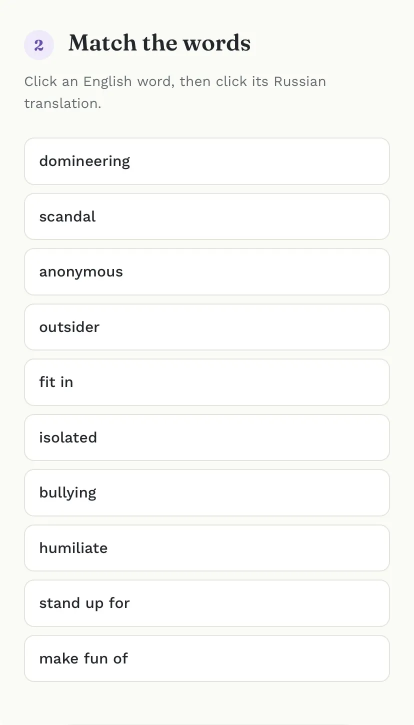
#> input picture wetalk-img/ms-2.webp, 828 x 1450 px, given in place of shell_cut.png, which was not available (shown at 1/2 size)
$ python shell_card.py ../../wetalk-img/ms-2.webp
#> lines starting #> are read from the running program, lines starting #| are printed output that depends on the picture
"""Ракушка: стираем «Salt & Silk» с карточки и выдавливаем свою фразу (Times New Roman Italic, тиснение)."""
import os, sys
import numpy as np
from PIL import Image, ImageDraw, ImageFont, ImageFilter

ROOT = os.path.join(os.path.dirname(os.path.abspath(__file__)), "..")
S = os.path.join(ROOT, "shell")
PHRASE = sys.argv[1] if len(sys.argv) > 1 else "How do you see me?"
X0, Y0, X1, Y1 = 488, 818, 1028, 1102          # карточка
IN = 10                                         # отступ от края карточки

im = Image.open(os.path.join(S, "shell_cut.png")).convert("RGBA")
a = np.asarray(im).astype(np.float32)
x0, y0, x1, y1 = X0 + IN, Y0 + IN, X1 - IN, Y1 - IN
card = a[y0:y1, x0:x1, :3]
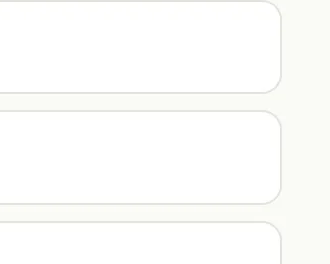
#> card: shape (264, 330, 3) float32; mean R, G, B 252.9, 253.2, 251.4
h, w = card.shape[:2]
#> h = 264; w = 330
# гладкая подложка: билинейная интерполяция по краевым полосам (без текста)
top, bot = card[:12].mean(0), card[-12:].mean(0)
#> top = 330 rows, first 8: [250, 250.1, 247.5], [250, 250.1, 247.5], [250, 250, 248.8], [250, 250, 248.8], [250, 250, 248.8], [250, 250, 248.8], [250, 250, 248.8], [250, 250, 248.8]; bot = 330 rows, first 8: [255, 255, 255], [255, 255, 255], [255, 255, 255], [255, 255, 255], [255, 255, 255], [255, 255, 255], [255, 255, 255], [255, 255, 255]
left, right = card[:, :12].mean(1), card[:, -12:].mean(1)
#> left = 264 rows, first 8: [226, 226.2, 223.7], [224, 224, 221.7], [255, 255, 254.7], [255, 255, 252.7], [255, 255, 253.3], [255, 255, 253.3], [255, 255, 253.3], [255, 255, 253.3]; right = 264 rows, first 8: [250, 251, 246], [250, 251, 246], [250, 251, 246], [250, 251, 246], [250, 251, 246], [250, 251, 246], [250, 251, 246], [250, 251, 246]
yy = np.linspace(0, 1, h)[:, None, None]; xx = np.linspace(0, 1, w)[None, :, None]
#> after `yy = np.linspace(0, 1, h)[:, None, None]`: yy = 264 values from 0 to 1
#> after `xx = np.linspace(0, 1, w)[None, :, None]`: xx = 330 values from 0 to 1
v = top[None] * (1 - yy) + bot[None] * yy
hz = left[:, None] * (1 - xx) + right[:, None] * xx
base = (v + hz) / 2
base += np.random.default_rng(2).normal(0, 1.6, (h, w, 1))
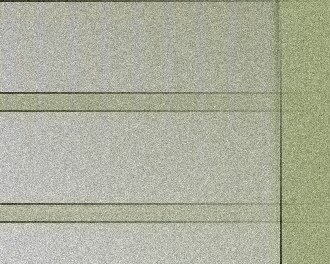
#> base: shape (264, 330, 3) float64; mean of channels 0, 1, 2 251.8, 252.2, 249.9; drawn with min black and max white
a[y0:y1, x0:x1, :3] = base

# тиснение
fnt = ImageFont.truetype(os.path.join(ROOT, "fonts", "PinyonScript-Regular.ttf"), 64)
m = Image.new("L", (w, h), 0); d = ImageDraw.Draw(m)
#> after `m = Image.new('L', (w, h), 0)`: m: PIL image 330x264 L; every value is 0
d.text((w / 2, h / 2), PHRASE, font=fnt, fill=255, anchor="mm")
m = m.filter(ImageFilter.GaussianBlur(0.6))
M = np.asarray(m).astype(np.float32) / 255
hi = np.roll(np.roll(M, -2, 0), -2, 1); sh = np.roll(np.roll(M, 2, 0), 2, 1)
hi = np.asarray(Image.fromarray((hi * 255).astype(np.uint8)).filter(ImageFilter.GaussianBlur(1.2))).astype(np.float32) / 255
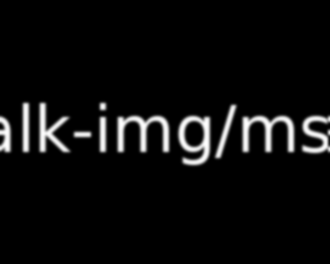
#> hi: shape (264, 330) float32; min 0, max 1, mean 0.0504
sh = np.asarray(Image.fromarray((sh * 255).astype(np.uint8)).filter(ImageFilter.GaussianBlur(1.6))).astype(np.float32) / 255
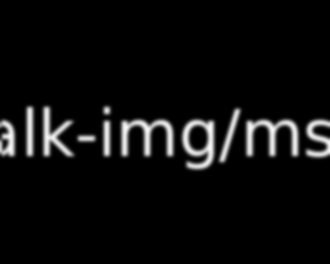
#> sh: shape (264, 330) float32; min 0, max 0.973, mean 0.0505
reg = a[y0:y1, x0:x1, :3]
reg = reg + (255 - reg) * (hi * 0.55)[..., None]      # свет сверху-слева
reg = reg * (1 - (sh * 0.22)[..., None])               # тень снизу-справа
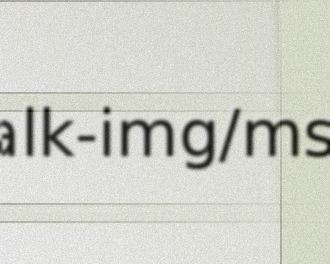
#> reg: shape (264, 330, 3) float32; mean R, G, B 249.1, 249.5, 247.3; drawn with min black and max white
reg = reg * (1 - M * 0.04)[..., None] + M[..., None] * 3
a[y0:y1, x0:x1, :3] = np.clip(reg, 0, 255)
out = Image.fromarray(a.astype(np.uint8), "RGBA")
out.save(os.path.join(S, "shell_final.png"))
bg = Image.new("RGBA", out.size, (210, 206, 195, 255)); bg.alpha_composite(out)
#> after `bg = Image.new('RGBA', out.size, (210, 206, 195, 255))`:
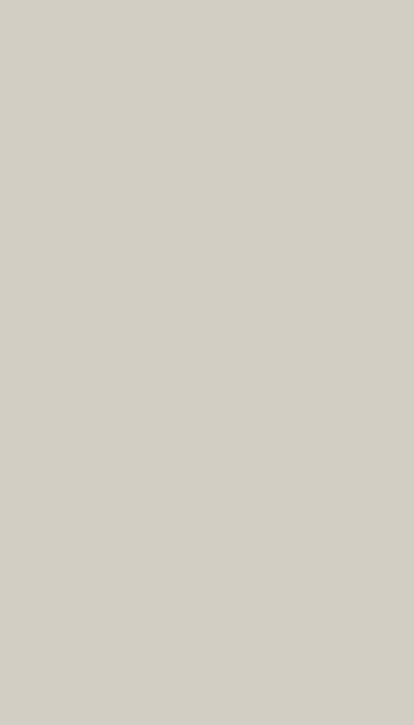
#> bg: PIL image 828x1450 RGBA (shown at 1/2 size); mean R, G, B, A 210, 206, 195, 255
bg.crop((400, 720, 1100, 1180)).convert("RGB").save(os.path.join(S, "card_preview.jpg"), quality=92)
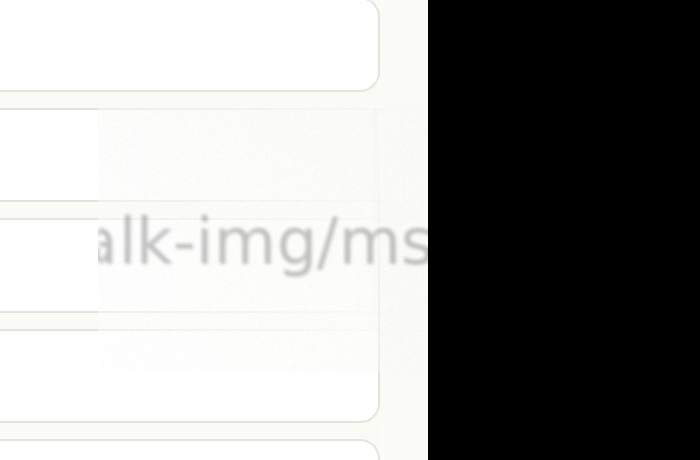
#> saved as card_preview.jpg: PIL image 700x460 RGB; mean R, G, B 153.4, 153.6, 152.5
print("ok")

$ run again, on wetalk-img/ms-3.webp
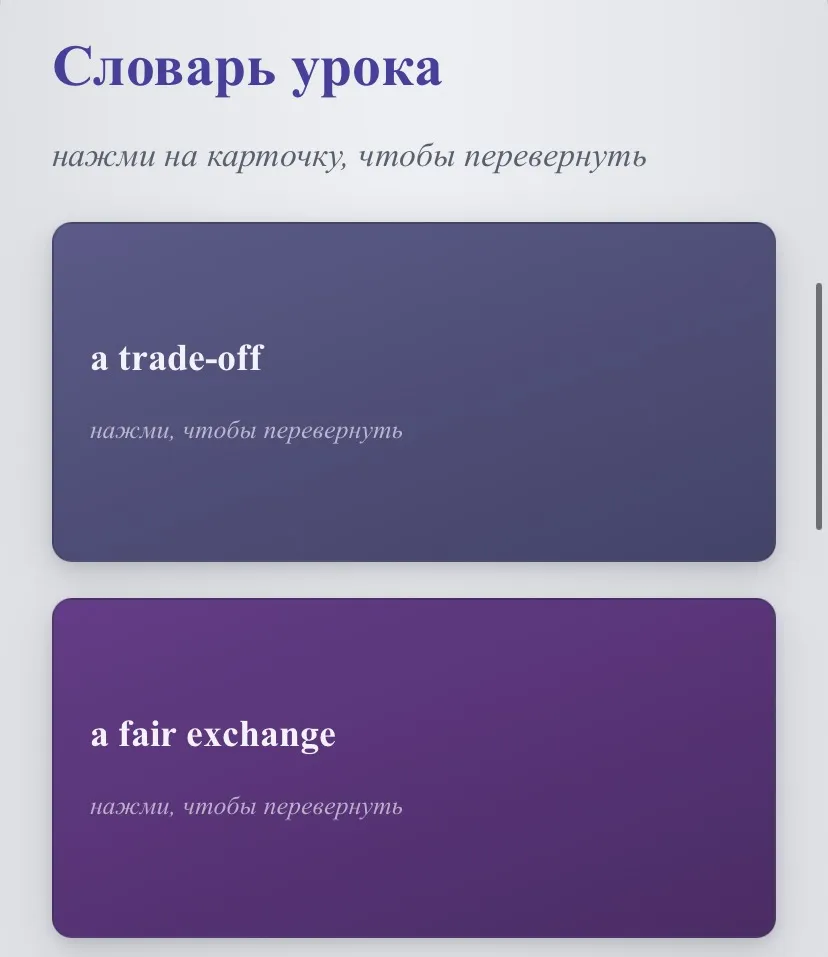
#> input picture wetalk-img/ms-3.webp, 828 x 957 px, given in place of shell_cut.png, which was not available
#> `card = a[y0:y1, x0:x1, :3]`:
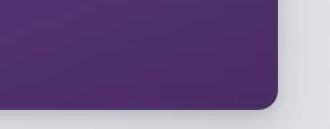
#> card: shape (129, 330, 3) float32; mean R, G, B 116.2, 94.2, 138.2
#> top = 330 rows, first 8: [82.67, 48.67, 113], [82.67, 48.67, 113], [82.67, 48.67, 113], [82.67, 48.67, 113], [82.67, 48.67, 113], [82.67, 48.67, 113], [82.67, 48.67, 113], [82.67, 48.67, 113]; bot = 330 rows, first 8: [211.5, 213.2, 217.2], [211.5, 213.2, 217.2], [211.5, 213.2, 217.2], [211.5, 213.2, 217.2], [211.5, 213.2, 217.2], [211.5, 213.2, 217.2], [211.5, 213.2, 217.2], [211.5, 213.2, 217.2]
#> left = 129 rows, first 8: [84, 48, 113], [84, 48, 113], [84, 48, 113], [84, 48, 113], [82, 49, 113], [82, 49, 113], [82, 49, 113], [82, 49, 113]; right = 129 rows, first 8: [222.3, 224.3, 228.3], [222.3, 224.3, 228.3], [222.3, 224.3, 228.3], [222.3, 224.3, 228.3], [222, 224, 228], [222, 224, 228], [222, 224, 228], [222, 224, 228]
#> `bg.crop((400, 720, 1100, 1180)).convert("RGB").save(os.path.join(S, "c..`:
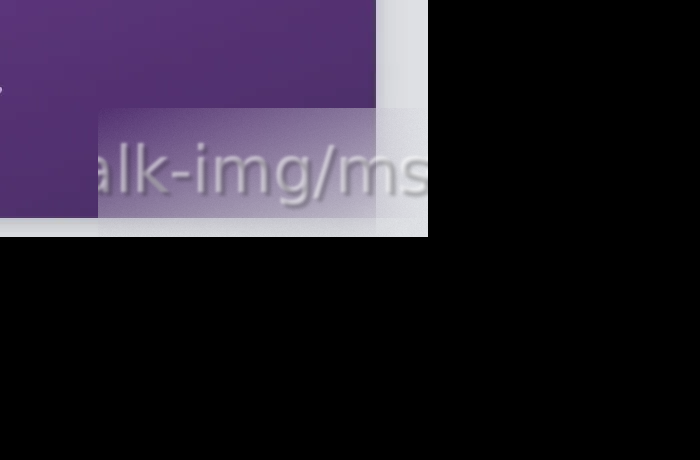
#> saved as card_preview.jpg: PIL image 700x460 RGB; mean R, G, B 39.4, 32.5, 46.3

$ run again, on wetalk-img/ms-4.webp
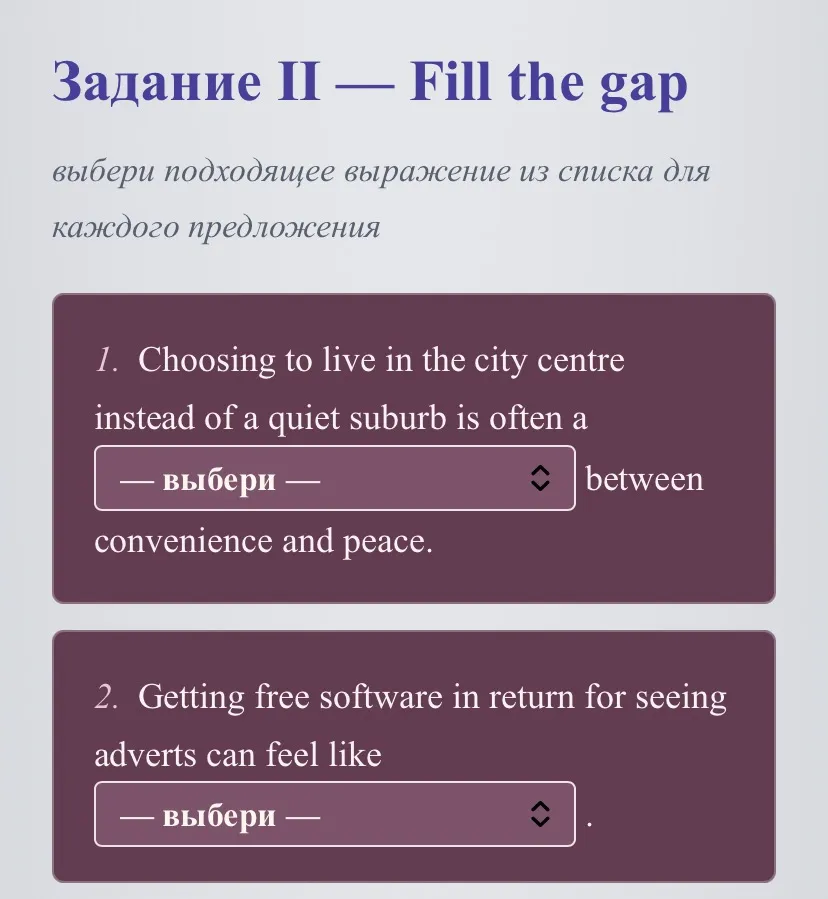
#> input picture wetalk-img/ms-4.webp, 828 x 899 px, given in place of shell_cut.png, which was not available
#> `card = a[y0:y1, x0:x1, :3]`:
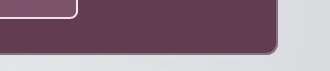
#> card: shape (71, 330, 3) float32; mean R, G, B 144.5, 121.2, 135.6
#> top = 330 rows, first 8: [123.7, 82.67, 106], [123.7, 82.67, 106], [125, 82, 106], [125, 82, 106], [125, 82, 106], [125, 82, 106], [126.3, 82, 106], [126.3, 82, 106]; bot = 330 rows, first 8: [227.1, 227.9, 232.2], [227.1, 227.9, 232.2], [227.1, 227.9, 233.5], [227.1, 227.9, 233.5], [227.1, 227.9, 232.2], [227.1, 227.9, 232.2], [227.1, 228.4, 231], [227.1, 228.4, 231]
#> left = 71 rows, first 8: [125.3, 82, 106], [125.3, 82, 106], [125.3, 82, 106], [125.3, 82, 106], [125.3, 82.17, 106], [125.3, 82.17, 106], [125.3, 82.17, 106], [125.3, 82.17, 106]; right = 71 rows, first 8: [217, 219, 223], [217, 219, 223], [217, 219, 223], [217, 219, 223], [217, 219, 223], [217, 219, 223], [217, 219, 223], [217, 219, 223]
#> `bg.crop((400, 720, 1100, 1180)).convert("RGB").save(os.path.join(S, "c..`:
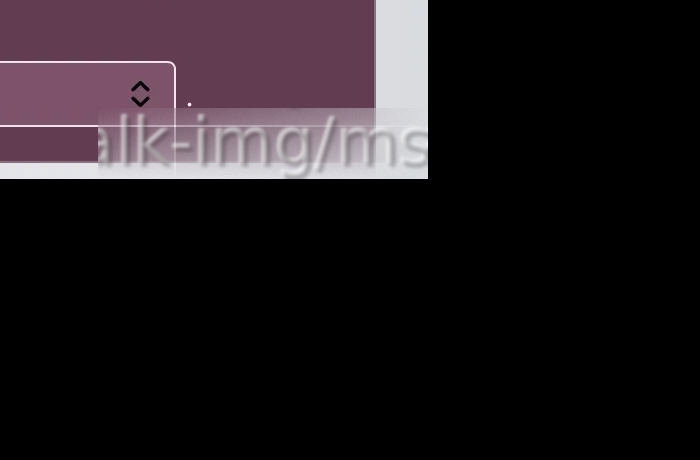
#> saved as card_preview.jpg: PIL image 700x460 RGB; mean R, G, B 32.7, 26.5, 30.2
